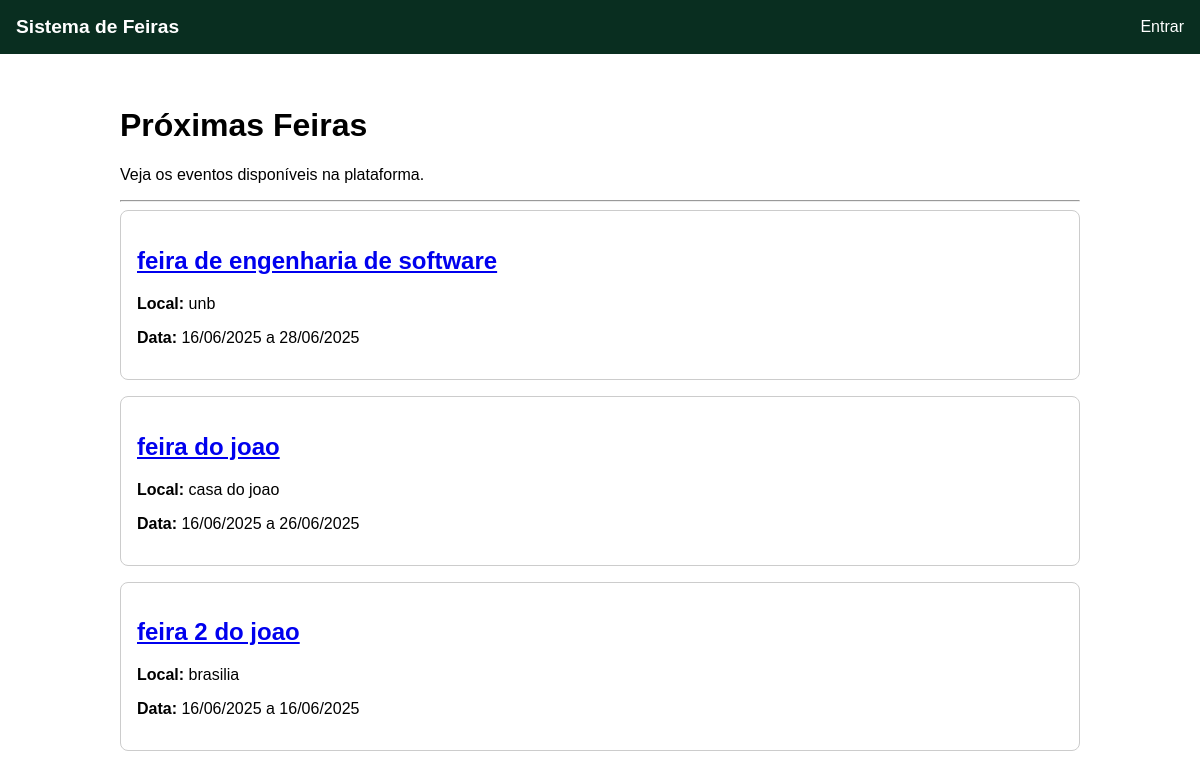
The page / on the database its author committed.
### core/models.py (models this page shows, shortened)
class Feira(models.Model):
    nome = models.CharField(max_length=100)
    descricao = models.TextField()
    localidade = models.CharField(max_length=200)
    data_inicio = models.DateField()
    data_fim = models.DateField()

### core/views.py (the view)
# urls.py: path('', views.pagina_inicial, name='inicio'),
def pagina_inicial(request):
    lista_de_feiras = Feira.objects.all().order_by('-data_inicio')
    context = {
        'feiras': lista_de_feiras,
    }
    return render(request, 'core/pagina_inicial.html', context)

### core/templates/core/pagina_inicial.html (shortened to what this page needs)
{% extends 'core/base.html' %}
{% block content %}
    <h1>Próximas Feiras</h1>
    <p>Veja os eventos disponíveis na plataforma.</p>
    <hr>
    {% if feiras %}
        {% for feira in feiras %}
            <div class="feira-card" style="border: 1px solid #ccc; padding: 1em; margin-bottom: 1em; border-radius: 8px;">
                <h2>
                    <a href="{% url 'detalhes_feira' feira.id %}">{{ feira.nome }}</a>
                </h2>
                <p><strong>Local:</strong> {{ feira.localidade }}</p>
                <p><strong>Data:</strong> {{ feira.data_inicio|date:"d/m/Y" }} a {{ feira.data_fim|date:"d/m/Y" }}</p>
            </div>
        {% endfor %}
    {% else %}
        <p>Nenhuma feira encontrada no momento.</p>
    {% endif %}
{% endblock %}

### core/templates/core/base.html (shortened to what this page needs)
<!DOCTYPE html>
<html lang="pt-br">
<head>
</head>
<body>
    <header>
        <div class="logo">
            <a href="{% url 'inicio' %}">Sistema de Feiras</a>
        </div>
        <nav class="user-nav">
            {% if user.is_authenticated %}
                <span>Olá, {{ user.username }}!</span>
                <form action="{% url 'logout' %}" method="post" style="display: inline; margin-left: 15px;">
                    {% csrf_token %}
                    <button type="submit" style="background: none; border: none; color: white; cursor: pointer; padding: 0; font-size: inherit; font-family: inherit;">
                        Sair
                    </button>
                </form>
            {% else %}
                <a href="{% url 'login' %}">Entrar</a>
            {% endif %}
        </nav>
    </header>
    <main class="main-content">
        {% block content %}
        {% endblock %}
    </main>
</body>
</html>

### core/templates/core/base.html (style rules this page uses)
body { font-family: sans-serif; margin: 0; }
header { background-color: #092E20; color: white; padding: 1em; display: flex; justify-content: space-between; align-items: center; }
header a { color: white; text-decoration: none; }
.logo a { font-weight: bold; font-size: 1.2em; }
.main-content { padding: 2em; max-width: 960px; margin: auto; }

### rows shown on the page
Feira: nome "feira de engenharia de software", localidade "unb", data_inicio "16/06/2025", data_fim "28/06/2025"
Feira: nome "feira do joao", localidade "casa do joao", data_inicio "16/06/2025", data_fim "26/06/2025"
Feira: nome "feira 2 do joao", localidade "brasilia", data_inicio "16/06/2025", data_fim "16/06/2025"
